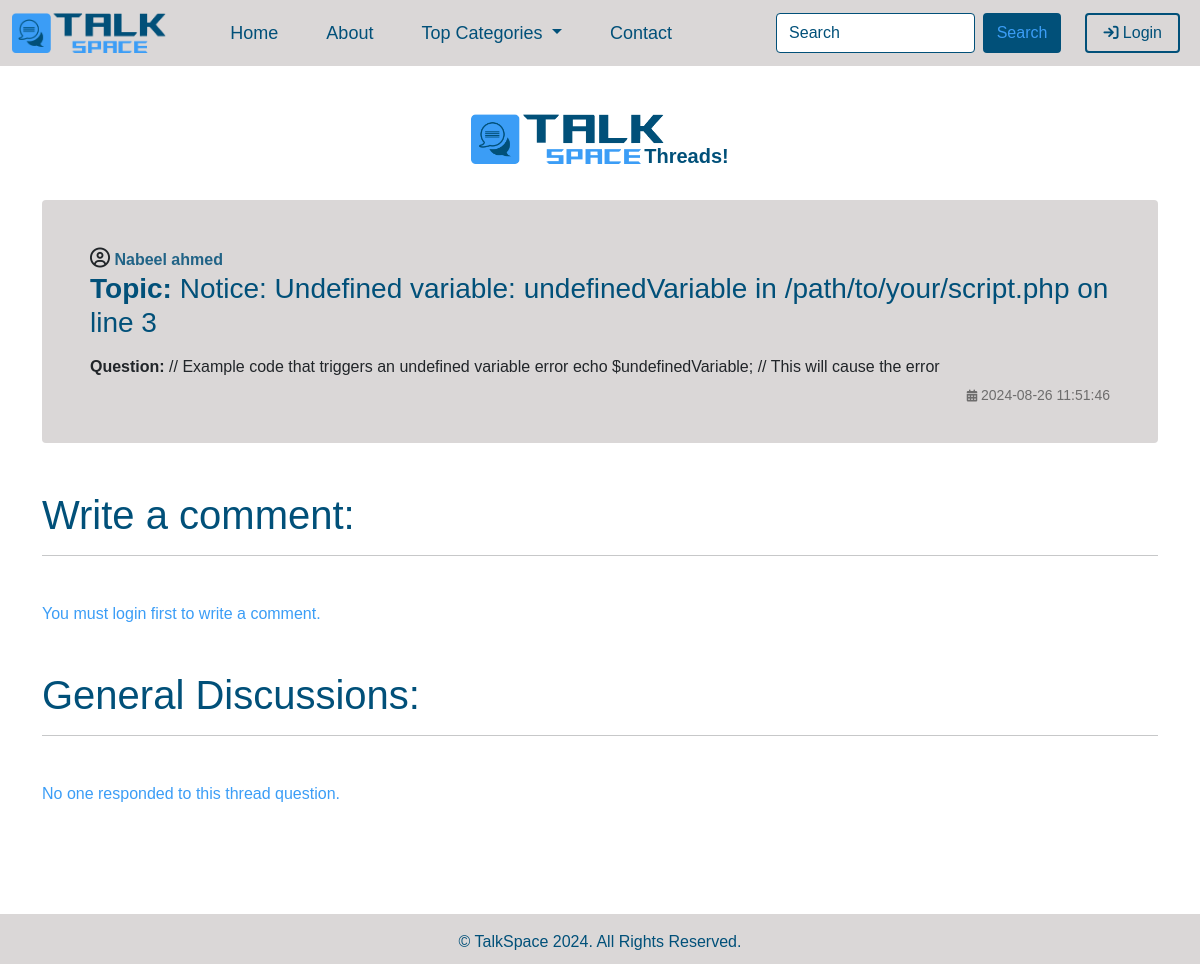
The page /thread.php?thread_id=57 on the database its author committed.
### tables this page shows
CREATE TABLE `threads` (
  `thread_id` int(11) NOT NULL,
  `thread_cat` varchar(220) NOT NULL,
  `thread_username` varchar(220) NOT NULL,
  `thread_topic` varchar(1255) NOT NULL,
  `thread_question` text NOT NULL,
  `thread_time` datetime NOT NULL DEFAULT current_timestamp()
);

### thread.php (the view, shortened to what this page needs)
<!doctype html>
<html lang="en">
<head>
    <link href="https://cdn.jsdelivr.net/npm/bootstrap@5.0.2/dist/css/bootstrap.min.css" rel="stylesheet"
>
    <link rel="stylesheet" href="https://cdnjs.cloudflare.com/ajax/libs/font-awesome/6.6.0/css/all.min.css">
    <link rel="stylesheet" href="style/style.css">
</head>
<body>
    <?php include 'partials/_header.php'; ?>
    <section id="hero">
        <div class="container d-flex justify-content-center my-5 mb-0">
            <img src="asset/logo/logo.png" alt="" height="50px">
            <h5 class="category_heading"><b>Threads!</b></h5>
        </div>
        <?php
        if(isset($_GET['thread_id'])){
            $id = $_GET['thread_id'];
        }
            $sql="SELECT * FROM `threads` WHERE `thread_id` = '$id'";
            $result = mysqli_query($conn, $sql);
            while($row = mysqli_fetch_assoc($result)){
                $username = $row['thread_username'];
                $topic = $row['thread_topic'];
                $question = $row['thread_question'];
                $time = $row['thread_time'];
            }
        ?>
        <div class="container ">
            <div class="jumbotron mt-4 p-5 rounded">
                <i class="fa-regular fa-circle-user" style=" font-size: 20px; "></i>
                <strong><?php echo $username; ?></strong>
                <h3 class="mb-3"><b>Topic: </b><?php echo $topic; ?></h3>
                <p><b>Question: </b><?php echo $question; ?></p>
                <small style="margin-top: -10px; float: right;">
                    <i class="fa-solid fa-calendar-days" style=" font-size: 12px; "></i>
                    <?php echo $time; ?>
                </small>
            </div>
        </div>
        <?php
        if (isset($_SESSION['loggedin']) && $_SESSION['loggedin'] == true){
            echo'
            <div class="ask_question container">
            <h1 class="mt-5">Write a comment:</h1>
            <hr>
            <div class="row">
                <div class="col-lg-6">
                    <form action="'. $_SERVER['REQUEST_URI']. '" method="post">
                        <div class="form-group mt-2">
                            <label class="form-label"><b>Comment:</b></label>
                            <textarea class="form-control" placeholder="Write your Comment" id="exampleFormControlTextarea1"
                                name="comment_content" rows="11" Required></textarea>
                        </div>
                        <div class="form-group mt-3">
                            <button type="submit" class="btn btn-outline-success">Submit</button>
                        </div>
                    </form>
                </div>
                <div class="col-lg-6">
                    <img src="asset/img/thread-bg.jpg" alt="Image" class="img-fluid ">
                </div>
            </div>
        </div>
            ';
        }
        else{
            echo '
            <div class="ask_question container">
            <h1 class="mt-5">Write a comment:</h1>
            <hr>
            <div class="media-body my-5">
                <h6>You must login first to write a comment.</h6>
            </div>
            </div>
            ';
        }
        ?>
        <div class="questions container">
            <h1 class="mt-5">General Discussions:</h1>
            <hr>
            <?php
             if(isset($_GET['thread_id'])){
                $id = $_GET['thread_id'];
                $sql="SELECT * FROM `comments` WHERE `thread_id` = '$id' ORDER BY `comment_id` DESC";
                $result = mysqli_query($conn, $sql);
                $num = mysqli_num_rows($result);
                if($num > 0){
                while($row = mysqli_fetch_assoc($result)){
                    $username = $row['comment_username'];
                    $comment_time = $row['comment_time'];
                    $comment = $row['comment_content'];
                    echo'
                    <div class="media py-3">
                        <div class="media-body mb-2">
                            <i class="fa-regular fa-circle-user" style=" font-size: 20px; "></i>
                            <strong>Reply by: '.$username.'</strong>
                            <div class="comment_time" style="margin-top: 10px; float: right;">
                                <i class="fa-solid fa-calendar-days" style=" font-size: 12px; "></i> '
                                .$comment_time .
                            '</div>
                            <p>'.$comment.'</p>
                        </div>
                    </div>
                    ';
                }
                }
                    else{
                        echo '
                        <div class="media-body my-5">
                        <h6>No one responded to this thread question.</h6>
                        </div>
                        ';
                    }
            }
                ?>
    </section>
    <?php include 'partials/_footer.php'; ?>
</body>
</html>

### style/style.css (style rules this page uses)
* { font-family: 'Gill Sans', 'Gill Sans MT', Calibri, 'Trebuchet MS', sans-serif; }
#hero { max-height: 100%; max-width: 100%; min-height: 100vh; }
#hero .category_heading { color: #015079; margin-top: 30px; margin-left: -20px; }
.jumbotron h1, h3, strong { color: #015079; }
.jumbotron strong { color: #014f79da; }
.jumbotron small { color: #6e6d6d; }
.jumbotron { background-color: #dad7d7; }
.ask_question h1 { color: #015079; }
.questions h1 { color: #015079; }
.media-body h6 { color: #3B9DF6; }

### rows shown on the page
threads: thread_username "Nabeel ahmed", thread_topic "Notice: Undefined variable: undefinedVariable in /path/to/your/script.php on line 3", thread_question "// Example code that triggers an undefined variable error echo $undefinedVariable; // This will cause the error", thread_time "2024-08-26 11:51:46"
